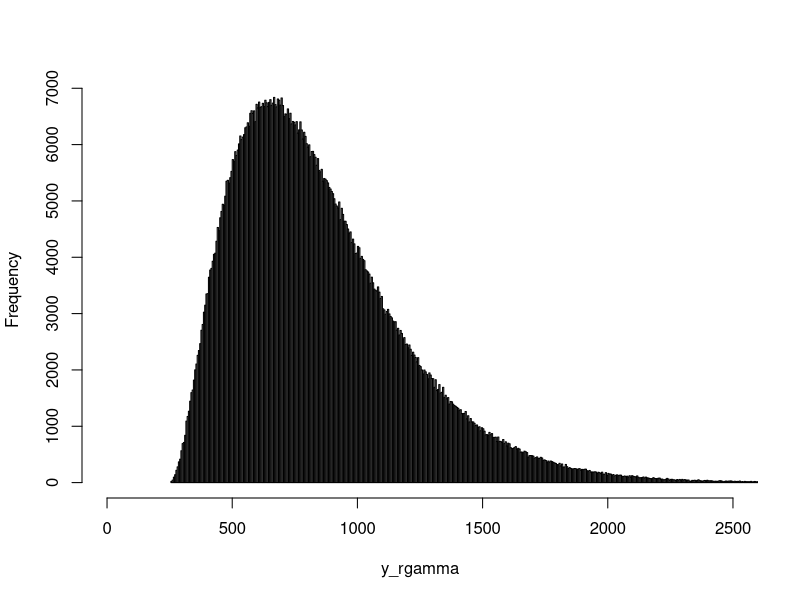

Write R code to recreate this figure.
set.seed(1234)

n <- 1000000

y_rgamma <- rgamma(n, shape = 3, scale = 200)

y_rgamma <- y_rgamma + 250

hist(y_rgamma,                                       # Plot of randomly drawn gamma density
     breaks = 1000,
     main = "",
     xlim = c(0, 2500))
